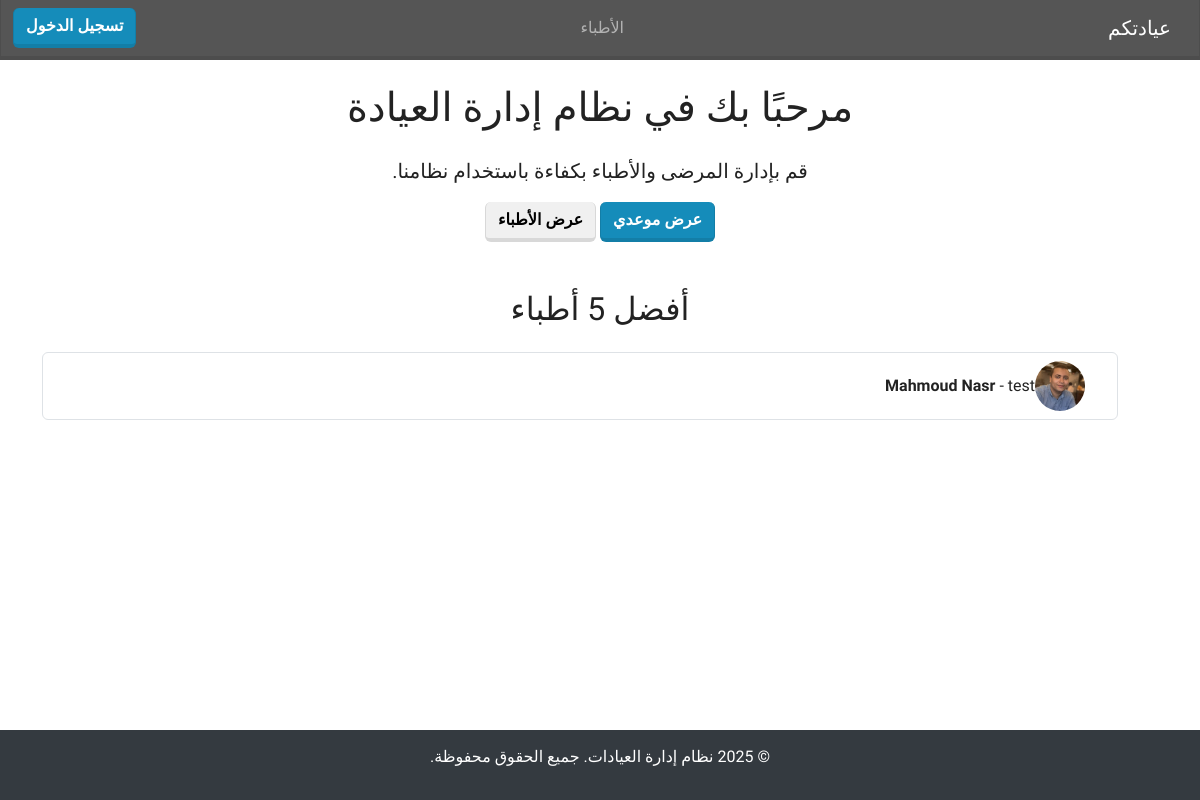
Before: / with the older database file.
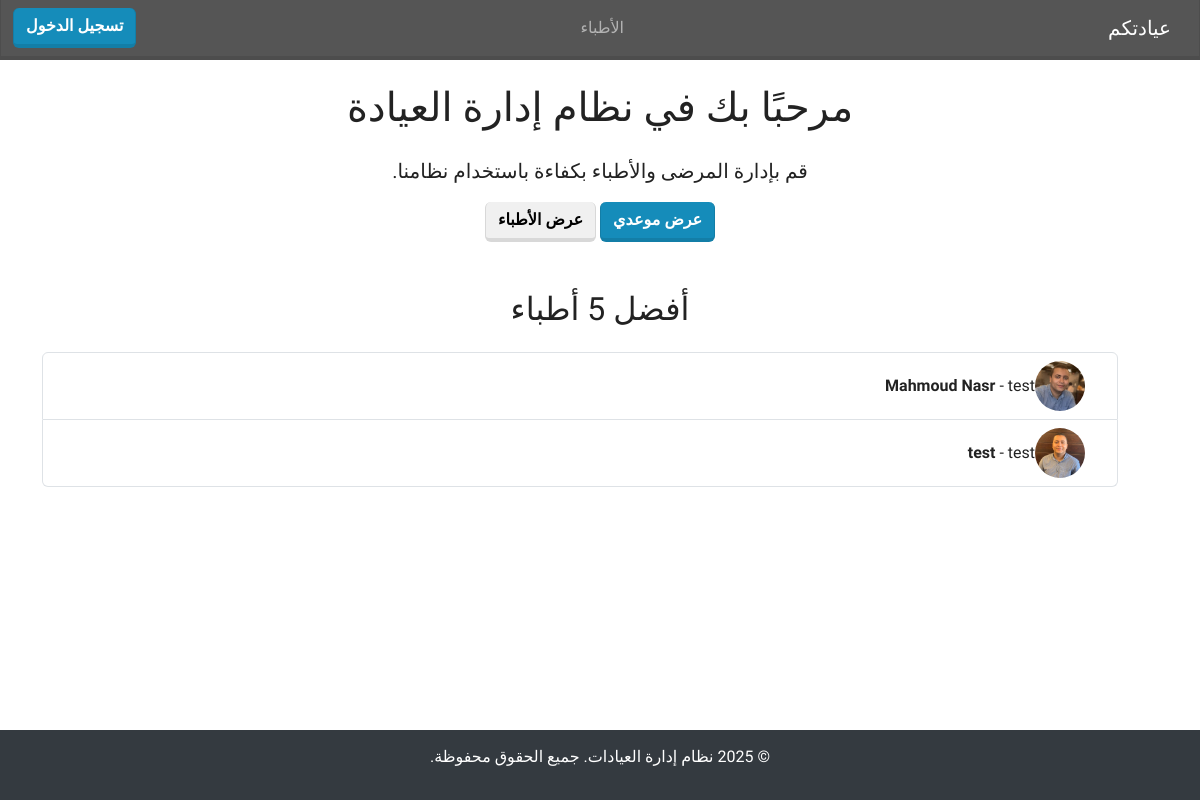
After: the same page with the newer database file.
### managments/models.py (models this page shows, shortened)
class Doctor(models.Model):
    name = models.CharField(max_length=200, verbose_name="اسم الطبيب")
    email = models.EmailField(max_length=200, verbose_name="البريد الإلكتروني")
    phone = models.CharField(max_length=200, verbose_name="رقم الهاتف")
    image = models.ImageField(upload_to='doctors/', null=True, blank=True, verbose_name="الصورة")
    specialization = models.CharField(max_length=200, verbose_name="التخصص")
    address = models.CharField(max_length=200, verbose_name="العنوان")
    created_at = models.DateTimeField(auto_now_add=True, verbose_name="تاريخ الإنشاء")
    updated_at = models.DateTimeField(auto_now=True, verbose_name="آخر تحديث")
    class Meta:
        verbose_name = "طبيب"
        verbose_name_plural = "الأطباء"

### managments/views.py (the view)
# urls.py: path('', views.index, name='index'),
def index(request):
    doctor=Doctor.objects.all()[:5]
    return render(request, 'index.html', {'doctor': doctor})

### managments/templates/index.html (shortened to what this page needs)
{% extends 'base.html' %}
{% block content %}
    <div class="container text-center">
        <h1 class="mb-4">مرحبًا بك في نظام إدارة العيادة</h1>
        <p class="lead">قم بإدارة المرضى والأطباء بكفاءة باستخدام نظامنا.</p>
        {% if user.is_superuser %}
        <a href="{% url 'managments:patient' %}" class="btn btn-primary">عرض المرضي</a>
        {%else%}
        <a href="{% url 'managments:patient' %}" class="btn btn-primary">عرض موعدي</a>
        {%endif%}
        <a href="{% url 'managments:doctor' %}" class="btn btn-secondary">عرض الأطباء</a>
    </div>
    <div class="container mt-5">
        <h2 class="text-center mb-4">أفضل 5 أطباء</h2>
        <ul class="list-group">
            {% for doctor in doctor %}
                <li class="list-group-item d-flex align-items-center">
                    <img src="{{ doctor.image.url }}" alt="{{ doctor.name }}" class="rounded-circle me-3" width="50" height="50">
                    <div>
                        <strong>{{ doctor.name }}</strong> - {{ doctor.specialization }}
                    </div>
                </li>
            {% endfor %}
        </ul>
    </div>
{% endblock %}

Changed rows visible on the page:
added Doctor: image (picture), name "test", specialization "test"
